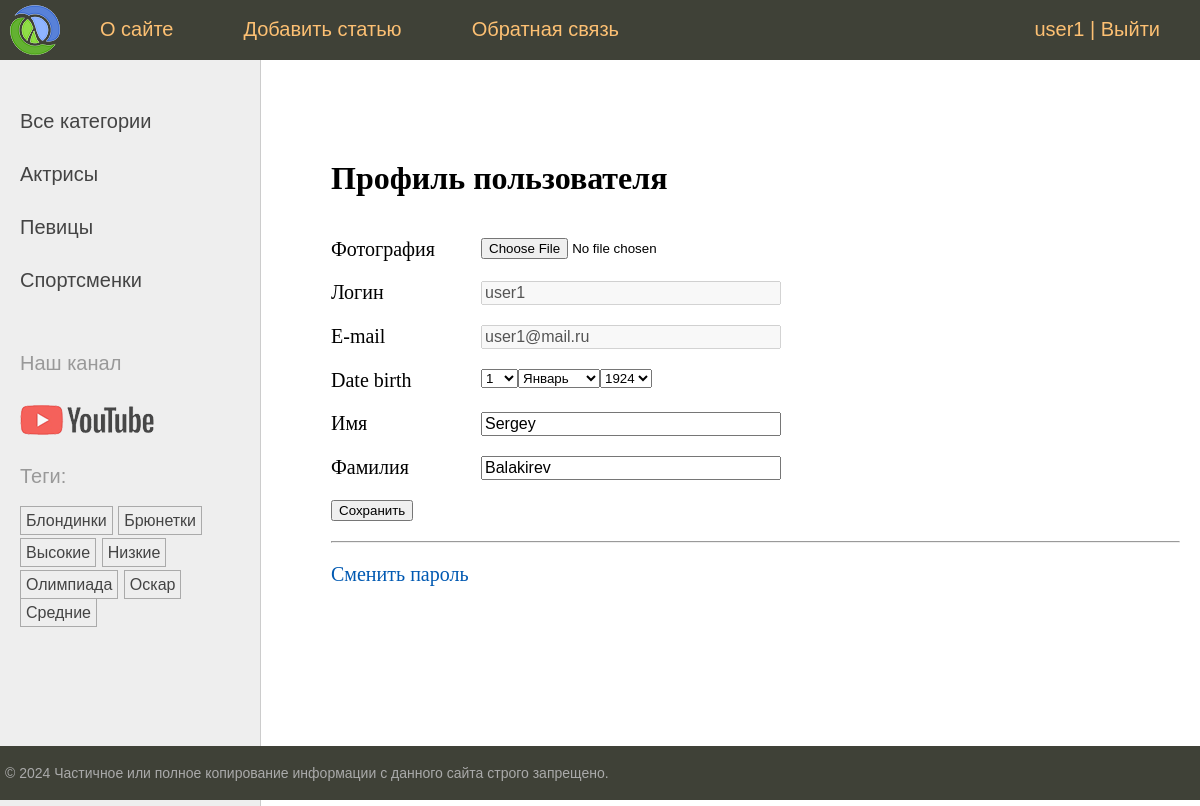
/users/profile/ (signed in), run on the app's committed database.
### users/models.py (models this page shows)
class User(AbstractUser):  # Модель User наследие от стандартного AbstractUser + пользовательские поля
    photo = models.ImageField(upload_to="users/%Y/%m/%d/", blank=True, null=True, verbose_name="Фотография")
    date_birth = models.DateTimeField(blank=True, null=True, verbose_name="Дата рождения")

### women/models.py (models this page shows, shortened)
class Category(models.Model):  # Модель Category в виде класса для связи many-to-one (нашей первичной модели category)
    name = models.CharField(max_length=100, db_index=True, verbose_name="Категория")  # имя категории + индекс-е поле
    slug = models.SlugField(max_length=255, unique=True, db_index=True)  # поле для обращения по slug + index
    class Meta:  # мета класс для вывода класса Category в админ панель
        verbose_name = "Категория"
        verbose_name_plural = "Категории"
    def get_absolute_url(self):  # метод для формирования URl адреса (см шаблон в list_categories.html)
        return reverse('category', kwargs={'cat_slug': self.slug})  # возвращает с помощью reverse маршрут по

class TagPost(models.Model):  # модель для тегов наследуем от класса Model
    tag = models.CharField(max_length=100, db_index=True)  # название тега(индексированное) + max длина 100 символов
    slug = models.SlugField(max_length=255, unique=True, db_index=True)  # поле для slug (уникален и индексирован)
    def get_absolute_url(self):  # метод возвращает url для конкретного тега(также отвечает в админке-смотреть на сайте)
        return reverse('tag', kwargs={'tag_slug': self.slug})  # slug берется из бд и формируется маршрут

### users/views.py (the view, shortened to what this page needs)
# urls.py: path('profile/', views.ProfileUser.as_view(), name='profile'),  # маршрут для класса профиля пользователя
class ProfileUser(LoginRequiredMixin, UpdateView):  # Класс пред-я для профиля пользователя(Mixin - запрет просмотра
    model = get_user_model()          # профиля для не авторизованных пользователей, Update - изменение текущих записей.
    form_class = ProfileUserForm  # ссылка на форму ProfileUserForm
    template_name = 'users/profile.html'  # шаблон
    extra_context = {'title': "Профиль пользователя",  # Заголовок + текст
                     'default_image': settings.DEFAULT_USER_IMAGE  # Параметр для отображения стандартной аватарки
                     }
    def get_object(self, queryset=None):  # Метод, возвращающий запись, которая редактируется
        return self.request.user  # обращение к текущему пользователю

### users/forms.py
class ProfileUserForm(forms.ModelForm):  # Форма для профиля пользователя(отображаемые поля), связан с моделью
    username = forms.CharField(disabled=True, label="Логин", widget=forms.TextInput(attrs={'class': 'form-input'}))
    email = forms.CharField(disabled=True, label="E-mail", widget=forms.TextInput(attrs={'class': 'form-input'}))
    this_year = date.today().year  # Стандартный модуль для получения текущего года
    date_birth = forms.DateField(widget=forms.SelectDateWidget(years=tuple(range(this_year-100, this_year-5))))  # Спец
    class Meta:
        model = get_user_model()  # Стараться использовать get_user_model() вместо обычного обращения user!
        fields = ['photo', 'username', 'email', 'date_birth', 'first_name', 'last_name']
        labels = {
            'first_name': 'Имя',
            'last_name': 'Фамилия',
        }
        widgets = {  # стили полей
            'first_name': forms.TextInput(attrs={'class': 'form-input'}),
            'last_name': forms.TextInput(attrs={'class': 'form-input'}),
        }

### users/context_processors.py (called while the page is built)
def get_women_context(request):  # Конт-й шаблонный проц-р для отображения главного меню
    return {'mainmenu': menu}  # вернуть словарь и автоматически передать его во все шаблоны + переменная menu

### women/templatetags/women_tags.py (called while the page is built)
@register.inclusion_tag('women/list_categories.html')  # inclusion тэг формирует шаблон и возвр-т фрагмент HTML-страницы
def show_categories(cat_selected=0):  # ф-я возвращает обработанную HTML-страницу
    cats = Category.objects.annotate(total=Count("posts")).filter(total__gt=0)  # вывод категорий, связанных с
    return {'cats': cats, 'cat_selected': cat_selected}  # возвращает список cats_db по переменной cats

@register.inclusion_tag('women/list_tags.html')  # шаблонный тег для отображения тегов в левом сайдбаре
def show_all_tags():
    return {'tags': TagPost.objects.annotate(total=Count("tags")).filter(total__gt=0)}  # возвращает теги из модели

### users/templates/users/profile.html (shortened to what this page needs)
{% extends 'base.html' %}
{% block content %}
<h1>Профиль пользователя</h1>
<form method="post" enctype="multipart/form-data">
    {% for f in form %}
    <p><label class="form-label" for="{{ f.id_for_label }}">{{ f.label }}</label>{{ f }}</p>
    {% endfor %}
    <p><button type="submit">Сохранить</button></p>
</form>
<hr>
<p><a href="{% url 'users:password_change' %}">Сменить пароль</a></p>
{% endblock %}

### templates/base.html (shortened to what this page needs)
{% load static %}
{% load women_tags %}
<html>
<head>
	<link type="text/css" href="{% static 'women/css/styles.css' %}" rel="stylesheet" />
</head>
<body>
<table class="table-page" border=0 cellpadding="0" cellspacing="0">
<tr><td valign=top>
{% block mainmenu %}
		<div class="header">
			<ul id="mainmenu" class="mainmenu">
			<li class="logo"><a href="{% url 'home' %}"><div class="logo"></div></a></li>
{% for m in mainmenu %}
	<li><a href="{% url m.url_name %}">{{m.title}}</a></li>
{% endfor %}
{% if user.is_authenticated %}
	<li	class="last"><a href="{% url 'users:profile' %}"> {{user.username}}</a> | <a href="{% url 'users:logout' %}">Выйти</a></li>
{% else %}
	<li class="last"><a href="{% url 'users:login' %}">Войти</a> | <a href="{% url 'users:register' %}">Регистрация</a></li>
{% endif %}
			</ul>
		</div>
{% endblock mainmenu %}
<table class="table-content" border=0 cellpadding="0" cellspacing="0">
<tr>
	<td valign="top" class="left-chapters">
	<ul id="leftchapters">
		{% if cat_selected == 0 %}
		<li class="selected">Все категории</li>
		{% else %}
		<li><a href="{% url 'home' %}">Все категории</a></li>
		{% endif %}
		{% show_categories cat_selected %}
		<li class="share">
		<p>Наш канал</p>
		<a class="share-yt" href="https://www.youtube.com/" target="_blank" rel="nofollow"></a>
		</li>
		<li>{% show_all_tags %}</li>
	</ul>
</td>
<td valign="top" class="content">
	<div class="content-text">
{% block content %}
{% endblock %}
	</div>
</td></tr></table>
</td></tr>
<tr><td valign=top>
	<div id="footer">
		<p>&copy; 2024 Частичное или полное копирование информации с данного сайта строго запрещено.</p>
	</div>
</td></tr></table>
</body>
</html>

### women/templates/women/list_categories.html
{% for cat in cats %}
{% if cat_id == cat_selected %}
<li class="selected">{{cat.name}}</li>
{% else %}
<li><a href="{{ cat.get_absolute_url }}">{{cat.name}}</a></li>
{% endif %}
{% endfor %}

### women/templates/women/list_tags.html
{% if tags %}
    <p>Теги:</p>
    <ul class="tags-list">
        {% for t in tags %}
        <li><a href="{{t.get_absolute_url}}">{{t.tag}}</a></li>
        {% endfor %}
    </ul>
{% endif %}

### women/static/women/css/styles.css (style rules this page uses)
html, body { font-family: 'Arial'; margin: 0; padding: 0; height: 100%; width: 100%; color: #444; }
a { color: #0059b2; text-decoration: none; }
.table-page { width: 100%; height: 100%; vertical-align: top; }
.table-page tr { height: 100%; }
.header { background: #3F4137; height: 60px; }
.logo { background: url('../images/logo.png') no-repeat 10px 5px; width: 70px; height: 60px; }
ul.mainmenu { list-style: none; margin: 0; padding: 0; height: 60px; color: #fdc073; font-size: 20px; overflow: hidden; }
ul.mainmenu li { float: left; margin: 18px 40px 0 30px; }
ul.mainmenu li.logo { margin: 0; }
ul.mainmenu li.last { float: right; }
ul.mainmenu li a { color: #fdc073; text-decoration: none; }
.table-content { width: 100%; min-height: 100%; height: 100%; }
.left-chapters { margin: 0; background: #eee; border-right: 1px solid #ccc; }
.left-chapters ul { width: 230px; margin: 0; padding: 20px 10px 10px 20px; list-style: none; font-size: 20px; }
.left-chapters ul li { margin: 30px 0 0 0; color: #999; }
.left-chapters ul li a { color: #444; text-decoration: none; }
.left-chapters ul li.share { margin: 60px 0 0 0; }
.left-chapters ul li.share p { margin: 30px 0 30px 0; }
.left-chapters ul li.share a { display: inline-block; width: 40px; height: 40px; margin: 0 20px 0 0; }
.left-chapters ul li.share a.share-yt { width: 100%; height: 30px; background: url('../images/share_yt.png') no-repeat 0 0 }
ul.tags-list { width: 100%; margin: 0; padding: 0; list-style: none; }
ul.tags-list li { margin: 0; padding: 0 0 10px; display: inline-block; }
ul.tags-list li a { padding: 5px; font-size: 16px; border: 1px solid #aaa; }
.content { padding: 40px 20px 20px 40px; width: 100%; box-sizing: border-box; }
.content-text { margin: 60px 0 0 30px; color: #000; font-size: 20px; font-family: Yandex Sans Display Light; }
.content-text h1 { font-size: 32px; }
#footer { box-sizing: border-box; background: #3F4137; padding: 5px; color: #aaa; font-size: 14px; font-family: Verdana, Geneva, Arial, Helvetica; text-align: left; overflow: hidden; }
.form-input { width: 300px; font-size: 16px; }
.form-label { display: inline-block; min-width: 150px; vertical-align: top; }

### data on the page
User: username "user1", form "user1" "user1@mail.ru" "Sergey" "Balakirev"
Category: name "Актрисы"
Category: name "Певицы"
Category: name "Спортсменки"
TagPost: tag "Блондинки"
TagPost: tag "Брюнетки"
TagPost: tag "Высокие"
TagPost: tag "Низкие"
TagPost: tag "Олимпиада"
TagPost: tag "Оскар"
TagPost: tag "Средние"

### other printed values
{{ m.title }} "О сайте" "Добавить статью" "Обратная связь"
{{ f.label }} "Фотография" "Логин" "E-mail" "Date birth" "Имя" "Фамилия"
